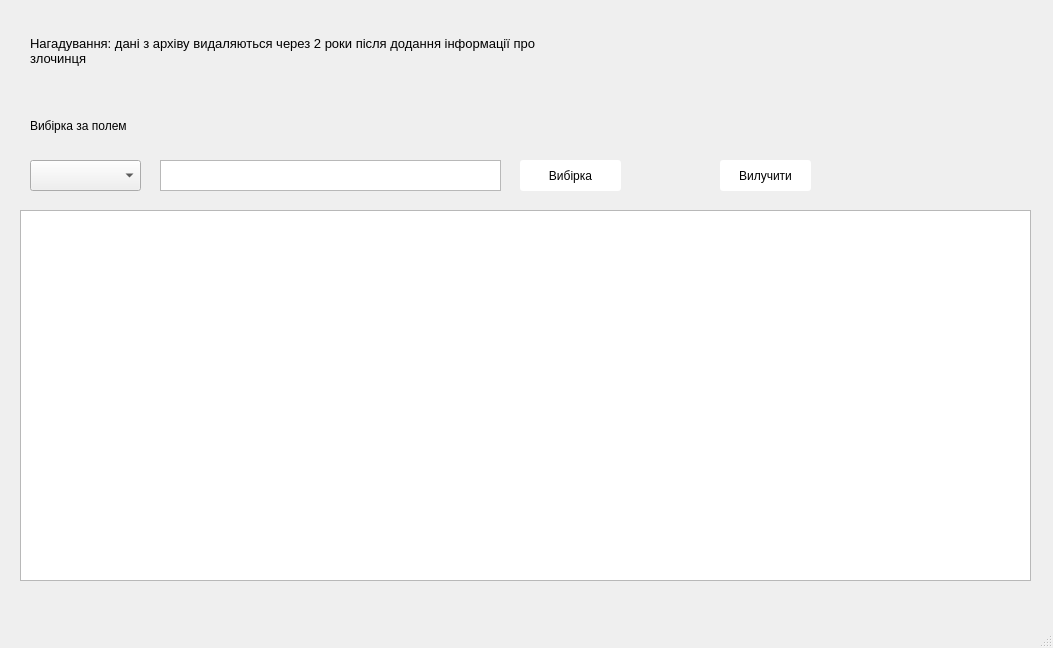
<?xml version="1.0" encoding="UTF-8"?>
<ui version="4.0">
 <class>MainWindow</class>
 <widget class="QMainWindow" name="MainWindow">
  <property name="geometry">
   <rect>
    <x>0</x>
    <y>0</y>
    <width>1053</width>
    <height>648</height>
   </rect>
  </property>
  <property name="windowTitle">
   <string>Архів</string>
  </property>
  <widget class="QWidget" name="centralwidget">
   <property name="styleSheet">
    <string notr="true">QPushButton {
 
	background-color: rgb(255, 255, 255);
    border-radius: 3px;
}</string>
   </property>
   <widget class="QLabel" name="label">
    <property name="geometry">
     <rect>
      <x>30</x>
      <y>110</y>
      <width>131</width>
      <height>31</height>
     </rect>
    </property>
    <property name="font">
     <font>
      <family>Segoe UI</family>
      <pointsize>9</pointsize>
     </font>
    </property>
    <property name="text">
     <string>Вибірка за полем</string>
    </property>
   </widget>
   <widget class="QComboBox" name="comboBox">
    <property name="geometry">
     <rect>
      <x>30</x>
      <y>160</y>
      <width>111</width>
      <height>31</height>
     </rect>
    </property>
   </widget>
   <widget class="QTableWidget" name="tableWidget">
    <property name="geometry">
     <rect>
      <x>20</x>
      <y>210</y>
      <width>1011</width>
      <height>371</height>
     </rect>
    </property>
   </widget>
   <widget class="QPushButton" name="pushButton_4">
    <property name="geometry">
     <rect>
      <x>720</x>
      <y>160</y>
      <width>91</width>
      <height>31</height>
     </rect>
    </property>
    <property name="text">
     <string>Вилучити</string>
    </property>
   </widget>
   <widget class="QTextEdit" name="textEdit">
    <property name="geometry">
     <rect>
      <x>160</x>
      <y>160</y>
      <width>341</width>
      <height>31</height>
     </rect>
    </property>
   </widget>
   <widget class="QPushButton" name="pushButton_6">
    <property name="geometry">
     <rect>
      <x>520</x>
      <y>160</y>
      <width>101</width>
      <height>31</height>
     </rect>
    </property>
    <property name="text">
     <string>Вибірка</string>
    </property>
   </widget>
   <widget class="QLabel" name="label_3">
    <property name="geometry">
     <rect>
      <x>30</x>
      <y>0</y>
      <width>561</width>
      <height>101</height>
     </rect>
    </property>
    <property name="font">
     <font>
      <family>Segoe UI</family>
      <pointsize>10</pointsize>
     </font>
    </property>
    <property name="text">
     <string>Нагадування: дані з архіву видаляються через 2 роки після додання інформації про злочинця </string>
    </property>
    <property name="wordWrap">
     <bool>true</bool>
    </property>
   </widget>
  </widget>
  <widget class="QMenuBar" name="menubar">
   <property name="geometry">
    <rect>
     <x>0</x>
     <y>0</y>
     <width>1053</width>
     <height>26</height>
    </rect>
   </property>
  </widget>
  <widget class="QStatusBar" name="statusbar"/>
 </widget>
 <resources/>
 <connections/>
</ui>
